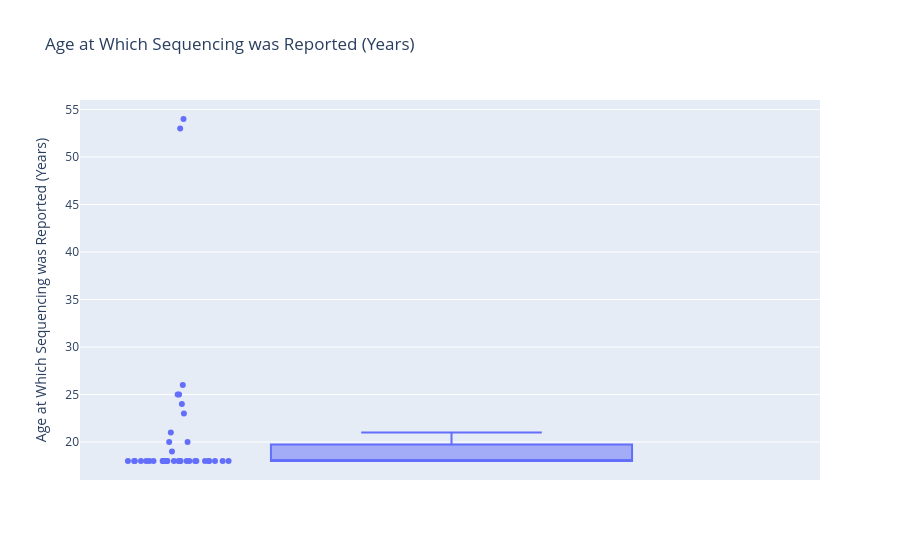
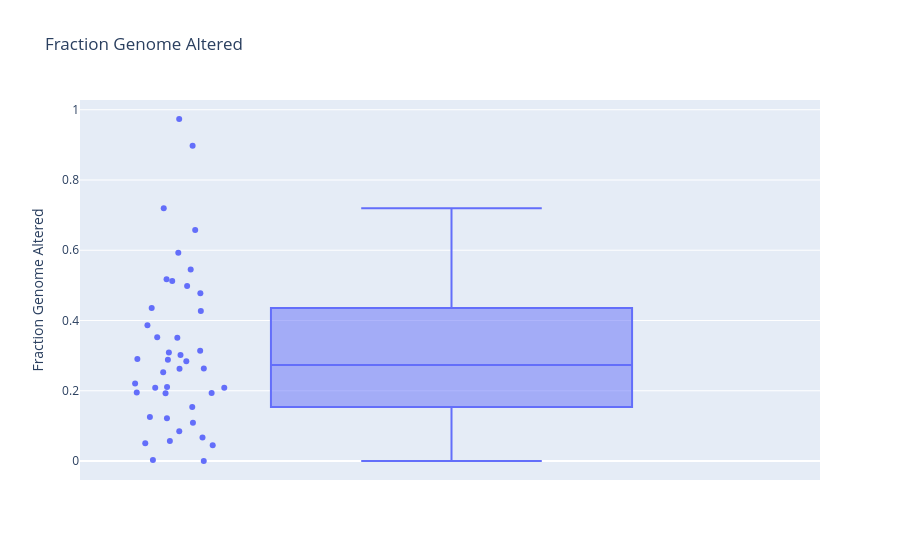
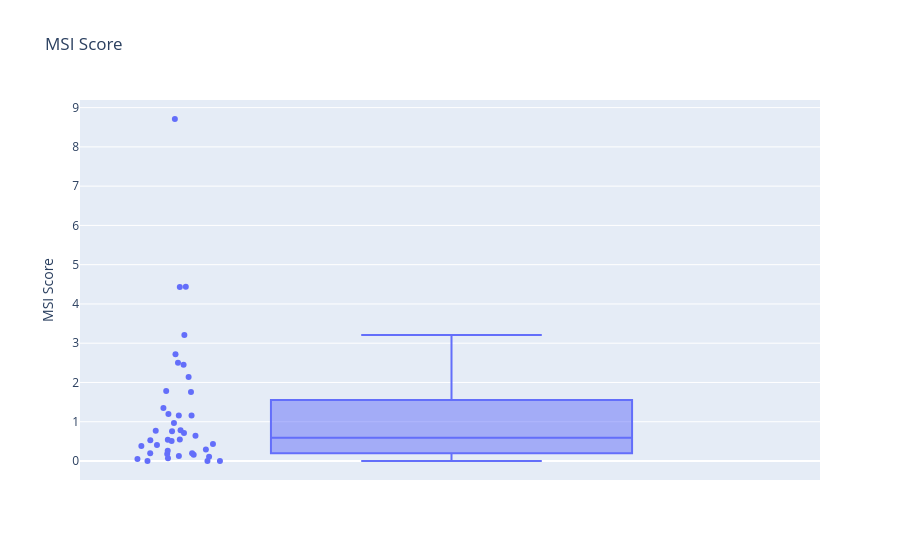
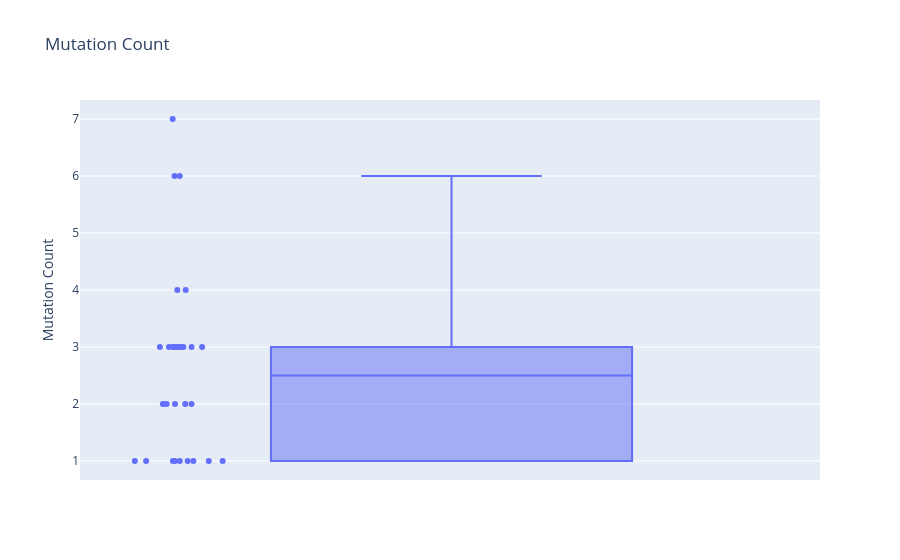

The notebook cell these images were saved under, in order:
### Markdown cell above
# Boxplots of every numeric variable

### Code cell
for variable in numeric_columns:

    fig = px.box(
        df,
        y=variable,
        points="all",
        title=variable
    )

    fig.show()

### Figure 1 — Plotly figure (JSON) as saved in the notebook; plotly's stock layout.template omitted (floating-point values rounded to 4 significant figures)
{"data": [{"alignmentgroup": "True", "boxpoints": "all", "hovertemplate": "Age at Which Sequencing was Reported (Years)=%{y}<extra></extra>", "legendgroup": "", "marker": {"color": "#636efa"}, "name": "", "notched": false, "offsetgroup": "", "orientation": "v", "showlegend": false, "type": "box", "x0": " ", "xaxis": "x", "y": [18.0, 18.0, 19.0, 20.0, 18.0, 18.0, 18.0, 18.0, 18.0, 18.0, NaN, NaN, 23.0, 26.0, 18.0, 18.0, 18.0, 18.0, 18.0, 18.0, 18.0, 53.0, 54.0, 18.0, 18.0, 18.0, 18.0, 24.0, 25.0, 25.0, 20.0, 21.0, 18.0, 18.0, NaN, 18.0, 18.0, 18.0, 18.0, 18.0, 18.0, 18.0], "y0": " ", "yaxis": "y"}], "layout": {"boxmode": "group", "legend": {"tracegroupgap": 0}, "title": {"text": "Age at Which Sequencing was Reported (Years)"}, "xaxis": {"anchor": "y", "domain": [0, 1]}, "yaxis": {"anchor": "x", "domain": [0, 1], "title": {"text": "Age at Which Sequencing was Reported (Years)"}}}}

### Figure 2 — Plotly figure (JSON) as saved in the notebook; plotly's stock layout.template omitted (floating-point values rounded to 4 significant figures)
{"data": [{"alignmentgroup": "True", "boxpoints": "all", "hovertemplate": "Fraction Genome Altered=%{y}<extra></extra>", "legendgroup": "", "marker": {"color": "#636efa"}, "name": "", "notched": false, "offsetgroup": "", "orientation": "v", "showlegend": false, "type": "box", "x0": " ", "xaxis": "x", "y": [0.0844, 0.3861, 0.1217, 0.2839, 0.6574, 0.5927, 0.003, 0.045, 0.3136, 0.1931, 0.4356, 0.498, 0.3521, 0.2879, 0.5123, 0.4271, 0.1949, 0.2084, 0.2086, 0.3508, 0.2527, 0.8974, 0.7194, 0.0, 0.2207, 0.5171, 0.5454, 0.0672, 0.1933, 0.1091, 0.2107, 0.3089, 0.057, 0.1537, 0.2904, 0.4775, 0.125, 0.302, 0.2633, 0.2628, 0.0503, 0.9736], "y0": " ", "yaxis": "y"}], "layout": {"boxmode": "group", "legend": {"tracegroupgap": 0}, "title": {"text": "Fraction Genome Altered"}, "xaxis": {"anchor": "y", "domain": [0, 1]}, "yaxis": {"anchor": "x", "domain": [0, 1], "title": {"text": "Fraction Genome Altered"}}}}

### Figure 3 — Plotly figure (JSON) as saved in the notebook; plotly's stock layout.template omitted (floating-point values rounded to 4 significant figures)
{"data": [{"alignmentgroup": "True", "boxpoints": "all", "hovertemplate": "MSI Score=%{y}<extra></extra>", "legendgroup": "", "marker": {"color": "#636efa"}, "name": "", "notched": false, "offsetgroup": "", "orientation": "v", "showlegend": false, "type": "box", "x0": " ", "xaxis": "x", "y": [0.16, 0.26, 0.11, 0.07, 0.97, 1.35, 0.0, 0.0, 0.2, 0.2, 0.76, 0.51, 0.78, 0.41, 2.14, 2.72, 0.71, 0.13, 0.38, 0.29, 1.78, 3.21, 8.71, 0.0, 1.76, 0.55, 0.53, 0.18, 0.54, 0.64, 2.45, NaN, 0.77, 1.2, 0.43, NaN, 1.16, 2.5, 4.44, 4.43, 0.05, 1.16], "y0": " ", "yaxis": "y"}], "layout": {"boxmode": "group", "legend": {"tracegroupgap": 0}, "title": {"text": "MSI Score"}, "xaxis": {"anchor": "y", "domain": [0, 1]}, "yaxis": {"anchor": "x", "domain": [0, 1], "title": {"text": "MSI Score"}}}}

### Figure 4 — Plotly figure (JSON) as saved in the notebook; plotly's stock layout.template omitted (floating-point values rounded to 4 significant figures)
{"data": [{"alignmentgroup": "True", "boxpoints": "all", "hovertemplate": "Mutation Count=%{y}<extra></extra>", "legendgroup": "", "marker": {"color": "#636efa"}, "name": "", "notched": false, "offsetgroup": "", "orientation": "v", "showlegend": false, "type": "box", "x0": " ", "xaxis": "x", "y": [1.0, 1.0, NaN, NaN, 1.0, 3.0, NaN, 1.0, NaN, NaN, 1.0, 2.0, 3.0, 4.0, 1.0, 3.0, 3.0, NaN, NaN, 3.0, 2.0, 1.0, 3.0, NaN, 6.0, 2.0, 2.0, 2.0, 1.0, 2.0, NaN, 1.0, NaN, NaN, NaN, 3.0, 4.0, 3.0, 7.0, 6.0, 3.0, 3.0], "y0": " ", "yaxis": "y"}], "layout": {"boxmode": "group", "legend": {"tracegroupgap": 0}, "title": {"text": "Mutation Count"}, "xaxis": {"anchor": "y", "domain": [0, 1]}, "yaxis": {"anchor": "x", "domain": [0, 1], "title": {"text": "Mutation Count"}}}}
